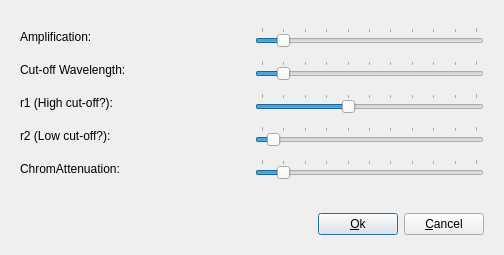
<?xml version="1.0" encoding="UTF-8"?>
<ui version="4.0">
 <class>EVMLyprIIRDialog</class>
 <widget class="QDialog" name="EVMLyprIIRDialog">
  <property name="geometry">
   <rect>
    <x>0</x>
    <y>0</y>
    <width>504</width>
    <height>255</height>
   </rect>
  </property>
  <property name="windowTitle">
   <string>Laplacian IIR</string>
  </property>
  <layout class="QGridLayout" name="gridLayout">
   <item row="0" column="0">
    <layout class="QVBoxLayout" name="verticalLayout">
     <item>
      <widget class="QWidget" name="widget" native="true">
       <layout class="QVBoxLayout" name="verticalLayout_2">
        <item>
         <layout class="QHBoxLayout" name="horizontalLayout">
          <item>
           <widget class="QLabel" name="alphaLabel">
            <property name="text">
             <string>Amplification:</string>
            </property>
           </widget>
          </item>
          <item>
           <widget class="QSlider" name="alphaSlider">
            <property name="sizePolicy">
             <sizepolicy hsizetype="Preferred" vsizetype="Fixed">
              <horstretch>0</horstretch>
              <verstretch>0</verstretch>
             </sizepolicy>
            </property>
            <property name="maximum">
             <number>100</number>
            </property>
            <property name="value">
             <number>10</number>
            </property>
            <property name="orientation">
             <enum>Qt::Horizontal</enum>
            </property>
            <property name="tickPosition">
             <enum>QSlider::TicksAbove</enum>
            </property>
           </widget>
          </item>
         </layout>
        </item>
        <item>
         <layout class="QHBoxLayout" name="horizontalLayout_2">
          <item>
           <widget class="QLabel" name="lambdaLabel">
            <property name="text">
             <string>Cut-off Wavelength:</string>
            </property>
           </widget>
          </item>
          <item>
           <widget class="QSlider" name="lambdaSlider">
            <property name="sizePolicy">
             <sizepolicy hsizetype="Preferred" vsizetype="Fixed">
              <horstretch>0</horstretch>
              <verstretch>0</verstretch>
             </sizepolicy>
            </property>
            <property name="maximum">
             <number>100</number>
            </property>
            <property name="value">
             <number>10</number>
            </property>
            <property name="orientation">
             <enum>Qt::Horizontal</enum>
            </property>
            <property name="tickPosition">
             <enum>QSlider::TicksAbove</enum>
            </property>
           </widget>
          </item>
         </layout>
        </item>
        <item>
         <layout class="QHBoxLayout" name="horizontalLayout_3">
          <item>
           <widget class="QLabel" name="r1Label">
            <property name="sizePolicy">
             <sizepolicy hsizetype="Preferred" vsizetype="Fixed">
              <horstretch>0</horstretch>
              <verstretch>0</verstretch>
             </sizepolicy>
            </property>
            <property name="text">
             <string>r1 (High cut-off?):</string>
            </property>
            <property name="alignment">
             <set>Qt::AlignLeading|Qt::AlignLeft|Qt::AlignVCenter</set>
            </property>
           </widget>
          </item>
          <item>
           <widget class="QSlider" name="r1Slider">
            <property name="sizePolicy">
             <sizepolicy hsizetype="Preferred" vsizetype="Fixed">
              <horstretch>0</horstretch>
              <verstretch>0</verstretch>
             </sizepolicy>
            </property>
            <property name="maximum">
             <number>100</number>
            </property>
            <property name="pageStep">
             <number>10</number>
            </property>
            <property name="value">
             <number>40</number>
            </property>
            <property name="orientation">
             <enum>Qt::Horizontal</enum>
            </property>
            <property name="tickPosition">
             <enum>QSlider::TicksAbove</enum>
            </property>
           </widget>
          </item>
         </layout>
        </item>
        <item>
         <layout class="QHBoxLayout" name="horizontalLayout_4">
          <item>
           <widget class="QLabel" name="r2Label">
            <property name="sizePolicy">
             <sizepolicy hsizetype="Preferred" vsizetype="Fixed">
              <horstretch>0</horstretch>
              <verstretch>0</verstretch>
             </sizepolicy>
            </property>
            <property name="text">
             <string>r2 (Low cut-off?):</string>
            </property>
            <property name="alignment">
             <set>Qt::AlignLeading|Qt::AlignLeft|Qt::AlignVCenter</set>
            </property>
           </widget>
          </item>
          <item>
           <widget class="QSlider" name="r2Slider">
            <property name="sizePolicy">
             <sizepolicy hsizetype="Preferred" vsizetype="Fixed">
              <horstretch>0</horstretch>
              <verstretch>0</verstretch>
             </sizepolicy>
            </property>
            <property name="maximum">
             <number>100</number>
            </property>
            <property name="value">
             <number>5</number>
            </property>
            <property name="orientation">
             <enum>Qt::Horizontal</enum>
            </property>
            <property name="tickPosition">
             <enum>QSlider::TicksAbove</enum>
            </property>
           </widget>
          </item>
         </layout>
        </item>
        <item>
         <layout class="QHBoxLayout" name="horizontalLayout_5">
          <item>
           <widget class="QLabel" name="chromLabel">
            <property name="sizePolicy">
             <sizepolicy hsizetype="Preferred" vsizetype="Fixed">
              <horstretch>0</horstretch>
              <verstretch>0</verstretch>
             </sizepolicy>
            </property>
            <property name="text">
             <string>ChromAttenuation:</string>
            </property>
            <property name="alignment">
             <set>Qt::AlignLeading|Qt::AlignLeft|Qt::AlignVCenter</set>
            </property>
           </widget>
          </item>
          <item>
           <widget class="QSlider" name="chromSlider">
            <property name="sizePolicy">
             <sizepolicy hsizetype="Preferred" vsizetype="Fixed">
              <horstretch>0</horstretch>
              <verstretch>0</verstretch>
             </sizepolicy>
            </property>
            <property name="maximum">
             <number>10</number>
            </property>
            <property name="pageStep">
             <number>1</number>
            </property>
            <property name="value">
             <number>1</number>
            </property>
            <property name="orientation">
             <enum>Qt::Horizontal</enum>
            </property>
            <property name="tickPosition">
             <enum>QSlider::TicksAbove</enum>
            </property>
           </widget>
          </item>
         </layout>
        </item>
       </layout>
      </widget>
     </item>
    </layout>
   </item>
   <item row="1" column="0">
    <widget class="QWidget" name="buttonWidget" native="true">
     <property name="sizePolicy">
      <sizepolicy hsizetype="Preferred" vsizetype="Fixed">
       <horstretch>0</horstretch>
       <verstretch>0</verstretch>
      </sizepolicy>
     </property>
     <property name="autoFillBackground">
      <bool>false</bool>
     </property>
     <layout class="QHBoxLayout" name="horizontalLayout_8">
      <item>
       <spacer name="horizontalSpacer">
        <property name="orientation">
         <enum>Qt::Horizontal</enum>
        </property>
        <property name="sizeHint" stdset="0">
         <size>
          <width>178</width>
          <height>20</height>
         </size>
        </property>
       </spacer>
      </item>
      <item>
       <widget class="QPushButton" name="okButton">
        <property name="text">
         <string>&amp;Ok</string>
        </property>
       </widget>
      </item>
      <item>
       <widget class="QPushButton" name="cancelButton">
        <property name="text">
         <string>&amp;Cancel</string>
        </property>
       </widget>
      </item>
     </layout>
    </widget>
   </item>
  </layout>
 </widget>
 <resources/>
 <connections>
  <connection>
   <sender>okButton</sender>
   <signal>clicked()</signal>
   <receiver>EVMLyprIIRDialog</receiver>
   <slot>accept()</slot>
   <hints>
    <hint type="sourcelabel">
     <x>361</x>
     <y>226</y>
    </hint>
    <hint type="destinationlabel">
     <x>288</x>
     <y>203</y>
    </hint>
   </hints>
  </connection>
  <connection>
   <sender>cancelButton</sender>
   <signal>clicked()</signal>
   <receiver>EVMLyprIIRDialog</receiver>
   <slot>reject()</slot>
   <hints>
    <hint type="sourcelabel">
     <x>463</x>
     <y>225</y>
    </hint>
    <hint type="destinationlabel">
     <x>495</x>
     <y>204</y>
    </hint>
   </hints>
  </connection>
 </connections>
</ui>
